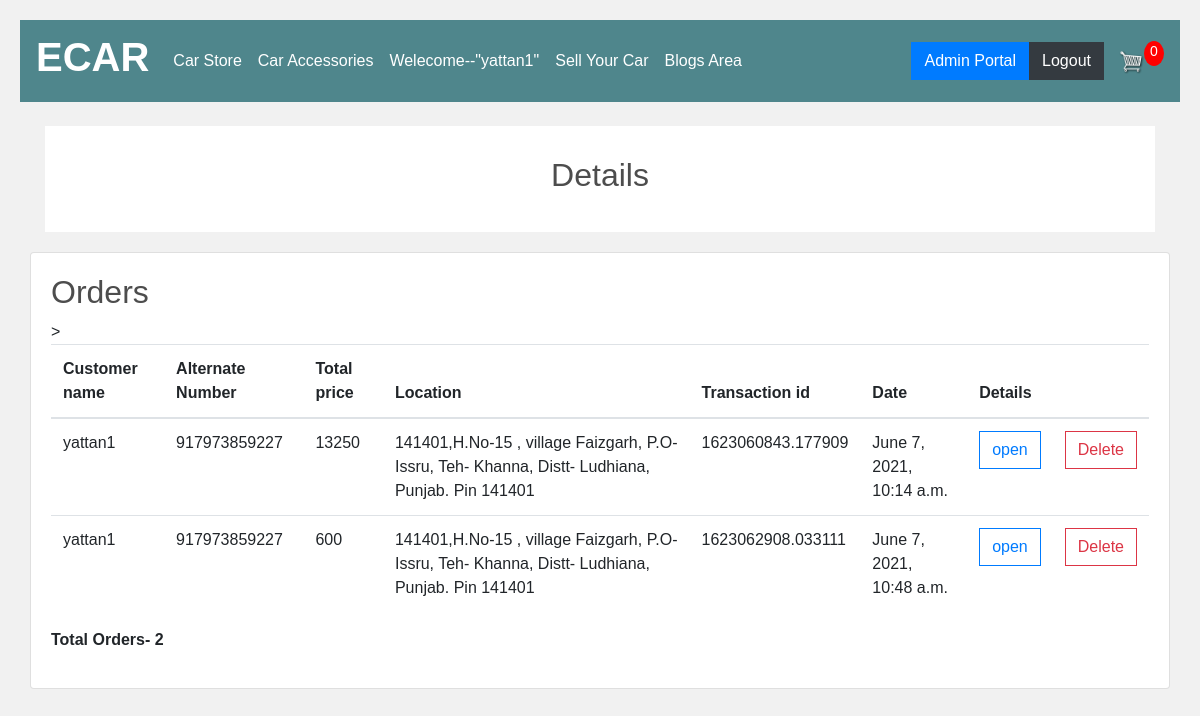
/orders (signed in), run on the app's committed database.
### store/models.py (models this page shows, shortened)
class ShippingAddress(models.Model):
	customer = models.ForeignKey(Customer, on_delete=models.SET_NULL, null=True)
	order = models.ForeignKey(Order, on_delete=models.SET_NULL, null=True)
	orderitem = models.ForeignKey(OrderItem, on_delete=models.SET_NULL, null=True)
	address = models.CharField(max_length=200, null=False)
	phone = models.IntegerField(null=True)
	city = models.CharField(max_length=200, null=False)
	state = models.CharField(max_length=200, null=False)
	zipcode = models.CharField(max_length=200, null=False)
	date_added = models.DateTimeField(auto_now_add=True)

class Customer(models.Model):
	user = models.OneToOneField(User, null=True, blank=True, on_delete=models.CASCADE)
	name = models.CharField(max_length=200, null=True)
	email = models.CharField(max_length=200)

class Order(models.Model):
	customer = models.ForeignKey(Customer, on_delete=models.SET_NULL, null=True, blank=True)
	date_ordered = models.DateTimeField(auto_now_add=True)
	complete = models.BooleanField(default=False)
	total = models.IntegerField(null=True)
	transaction_id = models.CharField(max_length=100, null=True)
	@property
	def get_cart_items(self):
		orderitems = self.orderitem_set.all()
		total = sum([item.quantity for item in orderitems])
		return total

### store/views.py (the view)
		def wrapper_func(request, *args, **kwargs):
			group = None
			if request.user.groups.exists():
				group = request.user.groups.all()[0].name
			if group in allowed_roles:
				return view_func(request, *args, **kwargs)
			else:
				return HttpResponse('You are not authorized to view this page')

### store/utils.py (called while the page is built)
def cartData(request):
	if request.user.is_authenticated:
		customer = request.user.customer
		order, created = Order.objects.get_or_create(customer=customer, complete=False)
		items = order.orderitem_set.all()
		cartItems = order.get_cart_items
	else:
		cookieData = cookieCart(request)
		cartItems = cookieData['cartItems']
		order = cookieData['order']
		items = cookieData['items']
	return {'cartItems':cartItems ,'order':order, 'items':items}

### store/views.py (called while the page is built)
def allowed_users(allowed_roles=[]):
	def decorator(view_func):
		def wrapper_func(request, *args, **kwargs):
			group = None
			if request.user.groups.exists():
				group = request.user.groups.all()[0].name
			if group in allowed_roles:
				return view_func(request, *args, **kwargs)
			else:
				return HttpResponse('You are not authorized to view this page')
		return wrapper_func
	return decorator

@allowed_users(allowed_roles=['admin1'])
def orders(request):
	data = cartData(request)
	cartItems = data['cartItems']
	order = data['order']
	items = data['items']
	count= ShippingAddress.objects.all().count()
	product=ShippingAddress.objects.all()
	context = {'cartItems':cartItems,'count':count,'product':product}
	return render(request, 'store/orders.html',context)

### store/templates/store/orders.html (shortened to what this page needs)
{% extends 'store/main.html' %}
{% load static %}
{% block content %}
<div class="header">
  <h2>Details</h2>
</div>
<div class="row">
  <div class="leftcolumn">
    <div class="card">
      <h2>Orders</h2>
    <table border="1">
          <table class = "table">
   <thead>
      <tr>
         <th>Customer name</th>>
         <th>Alternate Number</th>
         <th>Total price</th>
         <th>Location</th>
         <th>Transaction id</th>
         <th>Date</th>
         <th>Details</th>
         <th></th>
      </tr>
   </thead>
   <tbody>
    {% for product in product %}
      <tr class = "active">
         <td>{{product.customer.user}} </td>
         <td>{{product.phone}} </td>
         <td>{{product.order.total}} </td>
         <td>{{product.zipcode}},{{product.city}} </td>
         <td>{{product.order.transaction_id}}</td>
         <td>{{product.date_added}}</td>
         <td><a class="btn btn-outline-primary" href="{% url 'ordersview' product.order.transaction_id %}">open</a></td>
        <td><a class="btn btn-outline-danger" href="{% url 'delete' product.id %}"  onclick="return confirm('Do you really want to delete this order')" >Delete</a></td>
      </tr>
      {% endfor %}
   </tbody>
</table>
      <p><strong>Total Orders- {{count}}</strong></p>
    </div>
  </div>
{% endblock content %}

### store/templates/store/main.html (shortened to what this page needs)
<!DOCTYPE html>
{% load static %}
<html>
<head>
	<link rel="stylesheet" href="https://stackpath.bootstrapcdn.com/bootstrap/4.4.1/css/bootstrap.min.css">
	<link rel="stylesheet" type="text/css" href="{% static 'css/main.css' %}">
</head>
<body>
<div>
	<nav class="navbar navbar-expand-lg navbar-dark bg-dark">
	  <a class="navbar-brand" ><h1 style="color: white"><strong>ECAR</strong></h1></a>
	  <div class="collapse navbar-collapse" id="navbarSupportedContent" >
	    <ul class="navbar-nav mr-auto">
	      <li class="nav-item active">
	        <a class="nav-link" href="{% url 'store' %}">Car Store <span class="sr-only">(current)</span></a>
	      </li>
	      <li class="nav-item active">
	        <a class="nav-link" href="{% url 'vp' %}">Car Accessories <span class="sr-only">(current)</span></a>
	      </li>
	      <li class="nav-item active">
	        <h class="nav-link">Welecome--"{{request.user.username}}"</h>
	      </li>
<li class="nav-item active">
	        <a class="nav-link" href="{% url 'seller' %}">Sell Your Car<span class="sr-only">(current)</span></a>
	      </li>
	  <li class="nav-item active">
	        <a class="nav-link" href="{% url 'tb' %}">Blogs Area<span class="sr-only">(current)</span></a>
	      </li>
	    </ul>
	    {%if not request.user.username %}
	    <div class="form-inline my-2 my-lg-0">
	     	<a href="{% url 'login' %}"class="btn btn-dark">LogIn</a>
     	{%else%}
     	<div class="form-inline my-2 my-lg-0">
	     	<a href="{% url 'adminportal' %}"class="btn btn-primary">Admin Portal</a>
     	<div class="form-inline my-2 my-lg-0">
	     	<a href="{% url 'logout' %}"class="btn btn-dark">Logout</a>
	     	<a href="{% url 'cart' %}">
	    		<img  id="cart-icon" src="{% static 'images/cart.png' %}">
	    	</a>
	    	<p id="cart-total">{{cartItems}}</p>
	     	{%endif%}
	    </div>
	  </div>
	</nav>
     <div class="container">
            <br>
            {% block content %}
            {% endblock content %}
         </div>
</div>
</body>
</html>

### static/css/main.css (style rules this page uses)
body { background-color: hsl(0, 0%, 98%); }
h1,h2,h3,h4,h5,h6 { color:hsl(0, 0%, 30%); }
.bg-dark { background-color: #4f868c!important; }
#cart-icon { width:25px; display: inline-block; margin-left: 15px; }
#cart-total { display: block; text-align: center; color:#fff; background-color: red; width: 20px; height: 25px; border-radius: 50%; font-size: 14px; }
.btn { border-radius: 0; }

### store/templates/store/main.html (style rules this page uses)
body, body { background-color:#F3E5AB; }

### store/templates/store/orders.html (style rules this page uses)
body { font-family: Arial; padding: 20px; background: #f1f1f1; }
.header { padding: 30px; font-size: 40px; text-align: center; background: white; }
.leftcolumn { float: left; width: 100%; }
.card { background-color: white; padding: 20px; margin-top: 20px; }
.row:after { content: ""; display: table; clear: both; }

### data on the page
ShippingAddress: customer.user "yattan1", phone "917973859227", order.total "13250", zipcode "141401", city "H.No-15 , village Faizgarh, P.O- Issru, Teh- Khanna, Distt- Ludhiana, Punjab. Pin 141401", order.transaction_id "1623060843.177909", date_added "June 7, 2021, 10:14 a.m."
ShippingAddress: customer.user "yattan1", phone "917973859227", order.total "600", zipcode "141401", city "H.No-15 , village Faizgarh, P.O- Issru, Teh- Khanna, Distt- Ludhiana, Punjab. Pin 141401", order.transaction_id "1623062908.033111", date_added "June 7, 2021, 10:48 a.m."

### other printed values
{{ request.user.username }} "yattan1"
{{ cartItems }} "0"
{{ count }} "2"
